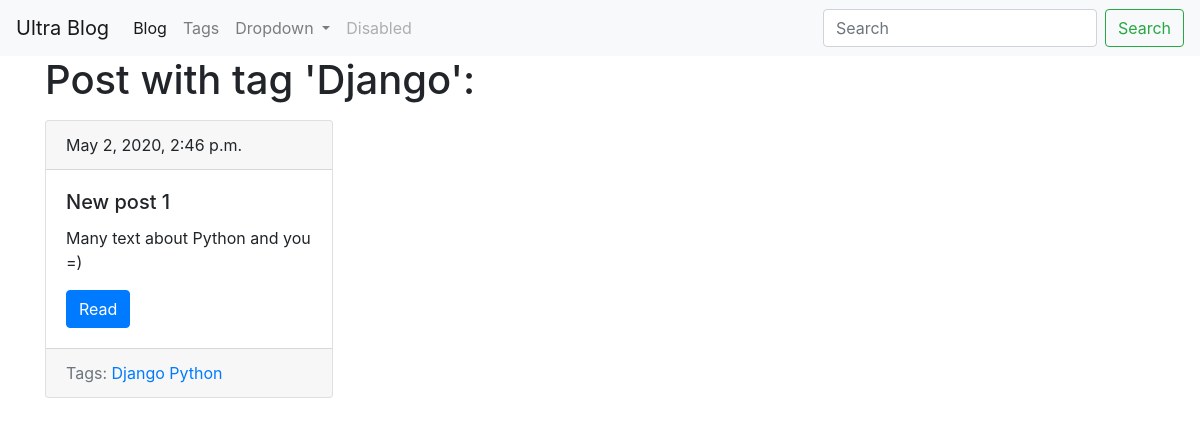
The app's page /blog/tags/django_2/ with its own data.
### blog/models.py (models this page shows, shortened)
class Tag(models.Model):
    title = models.CharField(max_length=50)
    slug = models.SlugField(max_length=50, unique=True)
    def get_absolute_url(self):
        return reverse('url_tag_detail', kwargs={'slug': self.slug})

class Post(models.Model):
    title = models.CharField(max_length=150)
    slug = models.SlugField(max_length=150, unique=True, blank=True)
    body = models.TextField(blank=True)
    tags = models.ManyToManyField('Tag', blank=True, related_name='posts' )
    date_pub = models.DateTimeField(auto_now_add=True)
    def get_absolute_url(self):
        return reverse('url_post_detail', kwargs={'slug': self.slug})

### blog/views.py (the view)
# urls.py: path('tags/<str:slug>/', TagDetail.as_view(), name='url_tag_detail'),
class TagDetail(ObjectDetailMixin, View):
    model = Tag
    template = 'blog/tag_detail.html'

### blog/utils.py (called while the page is built)
    def get(self, request, slug):
        obj = get_object_or_404(self.model, slug__iexact=slug)
        return render(request, self.template, context={self.model.__name__.lower(): obj, 'admin_obj':obj, 'detail': True})

### blog/templates/blog/tag_detail.html
{% extends 'blog/base_blog.html' %}
{% block content %}
  <h1 class=mb-3>Post with tag '{{ tag.title|title }}':</h1>
  {% for post in tag.posts.all %}
    {% include 'blog/includes/post_card_templates.html' %}
    {% endfor %}
{% endblock%}

### blog/templates/blog/includes/post_card_templates.html (shortened to what this page needs)
<div class="card mb-4" style="width: 18rem;">
  <div class="card-header">
    {{ post.date_pub }}
  </div>
  <div class="card-body">
    <h5 class="card-title">{{ post.title }}</h5>
    <p class="card-text">{{ post.body}}</p>
    <a href="{{ post.get_absolute_url }}" class="btn btn-primary">Read</a>
  </div>
    <div class="card-footer text-muted">
      Tags:
    {% for tag in post.tags.all %}
      <a href="{{tag.get_absolute_url}}">{{ tag.title }}</a>
    {% endfor %}
  </div>
</div>

### records on screen
Tag: title "Django"
Post: date_pub "May 2, 2020, 2:46 p.m.", title "New post 1", body "Many text about Python and you =)"
Tag: title "Python"
